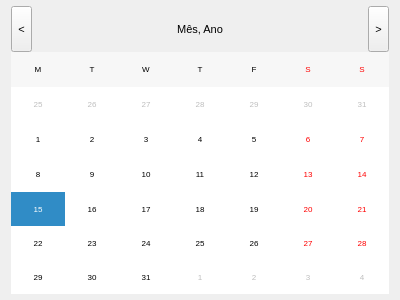
<?xml version="1.0" encoding="UTF-8"?>
<ui version="4.0">
 <class>CalendarWidget</class>
 <widget class="QWidget" name="CalendarWidget">
  <property name="geometry">
   <rect>
    <x>0</x>
    <y>0</y>
    <width>400</width>
    <height>300</height>
   </rect>
  </property>
  <property name="windowTitle">
   <string>Form</string>
  </property>
  <layout class="QVBoxLayout" name="verticalLayout">
   <property name="spacing">
    <number>0</number>
   </property>
   <property name="topMargin">
    <number>6</number>
   </property>
   <property name="bottomMargin">
    <number>6</number>
   </property>
   <item>
    <layout class="QHBoxLayout" name="horizontalLayout_2">
     <property name="spacing">
      <number>0</number>
     </property>
     <item>
      <widget class="QToolButton" name="prevMonthBtn">
       <property name="minimumSize">
        <size>
         <width>0</width>
         <height>46</height>
        </size>
       </property>
       <property name="maximumSize">
        <size>
         <width>16777215</width>
         <height>46</height>
        </size>
       </property>
       <property name="font">
        <font>
         <pointsize>8</pointsize>
        </font>
       </property>
       <property name="text">
        <string>&lt;</string>
       </property>
      </widget>
     </item>
     <item>
      <widget class="LabelBar" name="mesAnoLabel">
       <property name="minimumSize">
        <size>
         <width>0</width>
         <height>46</height>
        </size>
       </property>
       <property name="maximumSize">
        <size>
         <width>16777215</width>
         <height>46</height>
        </size>
       </property>
       <property name="font">
        <font>
         <pointsize>8</pointsize>
        </font>
       </property>
       <property name="text">
        <string>Mês, Ano</string>
       </property>
       <property name="alignment">
        <set>Qt::AlignCenter</set>
       </property>
      </widget>
     </item>
     <item>
      <widget class="QToolButton" name="nextMonthBtn">
       <property name="minimumSize">
        <size>
         <width>0</width>
         <height>46</height>
        </size>
       </property>
       <property name="maximumSize">
        <size>
         <width>16777215</width>
         <height>46</height>
        </size>
       </property>
       <property name="font">
        <font>
         <pointsize>8</pointsize>
        </font>
       </property>
       <property name="text">
        <string>&gt;</string>
       </property>
      </widget>
     </item>
    </layout>
   </item>
   <item>
    <widget class="QCalendarWidget" name="calendarWidget">
     <property name="font">
      <font>
       <pointsize>6</pointsize>
      </font>
     </property>
     <property name="autoFillBackground">
      <bool>true</bool>
     </property>
     <property name="gridVisible">
      <bool>false</bool>
     </property>
     <property name="horizontalHeaderFormat">
      <enum>QCalendarWidget::SingleLetterDayNames</enum>
     </property>
     <property name="verticalHeaderFormat">
      <enum>QCalendarWidget::NoVerticalHeader</enum>
     </property>
     <property name="navigationBarVisible">
      <bool>false</bool>
     </property>
    </widget>
   </item>
  </layout>
 </widget>
 <customwidgets>
  <customwidget>
   <class>LabelBar</class>
   <extends>QLabel</extends>
   <header>labelbar.h</header>
  </customwidget>
 </customwidgets>
 <resources/>
 <connections/>
</ui>
